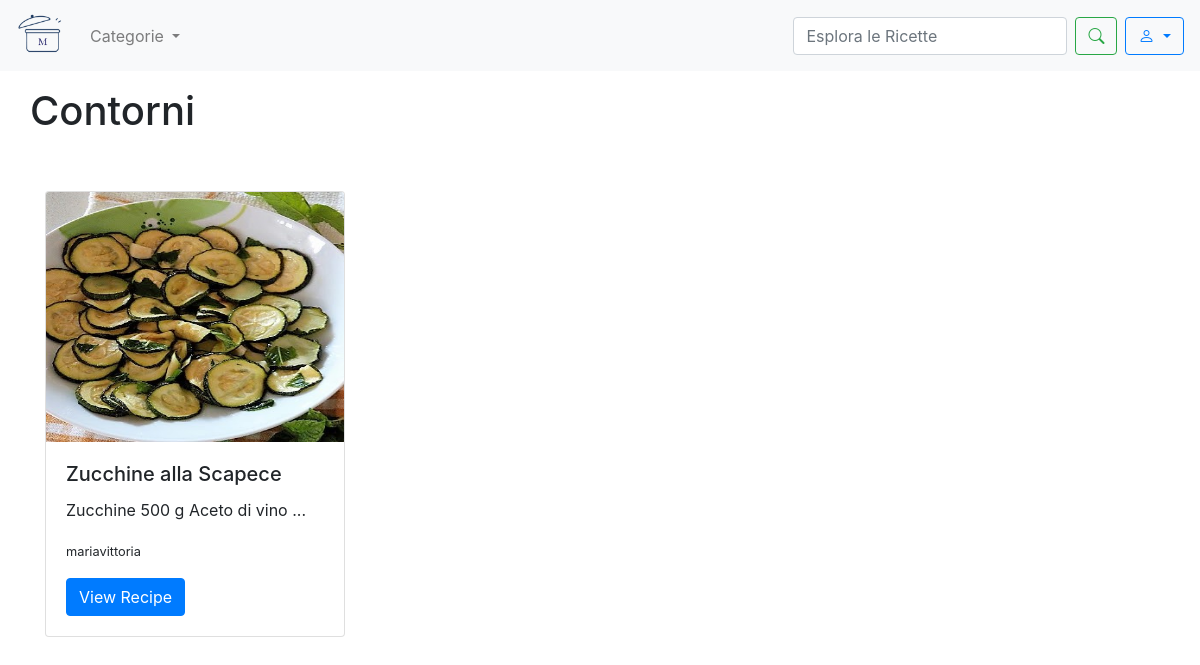
The app's page /contorni/ with its own data.
### sito/models.py (models this page shows, shortened)
class Recipe(models.Model):
    title = models.CharField(max_length=200)
    photo = models.ImageField(upload_to='recipes_photos/', blank=True, null=True)
    preparationtime = models.CharField(help_text="Totale tempo di preparazione (es: 1 hour 30 minutes)", max_length=200,
                                       blank=True, null=True)
    category = models.ForeignKey(Category, on_delete=models.CASCADE)
    user = models.ForeignKey('CustomUser', on_delete=models.CASCADE)
    ingredients = models.TextField()
    instructions = models.TextField()

class CustomUser(AbstractUser):
    profile_image = models.ImageField(upload_to='profile_images/', blank=True, null=True)
    def __str__(self):
        return self.username

### sito/views.py (the view)
# urls.py: path("contorni/", contorni, name='contorni'),
def contorni(request):
    category = Category.objects.get(name='Contorni')
    recipes = Recipe.objects.filter(category=category)
    context = {
        'recipes': recipes
    }
    return render(request, 'contorni.html', context)

### template/contorni.html (shortened to what this page needs)
<!DOCTYPE html>
{% load static %}
<html lang="it">
<head>
    <link rel="stylesheet" href="https://maxcdn.bootstrapcdn.com/bootstrap/4.5.2/css/bootstrap.min.css">
    <link rel="stylesheet" href="https://cdn.jsdelivr.net/npm/bootstrap-icons/font/bootstrap-icons.css">
</head>
<body>
    <nav class="navbar navbar-expand-lg navbar-light bg-light">
         <a class="navbar-brand" href="{% url 'homepage' %}">
            <img src="{% static 'images/logo.png' %}" alt="Logo" class="d-inline-block align-top" style="width: 50px">
        </a>
            <ul class="navbar-nav mr-auto">
                <li class="nav-item dropdown">
                  <div class="nav-link dropdown-toggle" role="button" data-toggle="dropdown" aria-expanded="false" id="CategoryDropdown">
                    Categorie
                  </div>
                </li>
            </ul>
            <form class="form-inline my-2 my-lg-0" method="GET" action="{% url 'search' %}">
                <input class="form-control mr-sm-2" type="search" name ="q" placeholder="Esplora le Ricette" aria-label="Search" required>
                <button class="btn btn-outline-success my-2 my-sm-0" type="submit"><i class="bi bi-search"></i></button>
            </form>
            <div class="dropdown ml-2">
                <button class="btn btn-outline-primary dropdown-toggle" type="button" id="userDropdown" data-toggle="dropdown" aria-haspopup="true" aria-expanded="false">
                    <i class="bi bi-person"></i>
                </button>
            </div>
    </nav>
    <div class="container mt-3">
        <div class="row">
            <h1 class="mx-0">Contorni</h1>
        </div>
    </div>
    <div class="container py-5">
        <div class="row">
            {% if recipes %}
                    {% for recipe in recipes %}
                    <div class="col-md-4 mb-4">
                        <div class="card mb-3" style="max-width: 300px;">
                                {% if recipe.photo %}
                                <img src=" {{ recipe.photo.url }} " class=" card-img-top rounded-start" alt="foto ricetta" style="max-height: 250px; overflow-y: hidden" >
                                {% else %}
                                <img src="{% static 'images/defaultrecipe.jpg' %}" class="card-img-top rounded-start" alt="foto ricetta" style="max-height: 250px; overflow-y: hidden">
                                {% endif %}
                                <div class="card-body">
                                    <h5 class="card-title">{{ recipe.title }}</h5>
                                    <p class="card-text">{{ recipe.ingredients|slice:":30" }}...</p>
                                    <p class="card-text"><small class="text-body-secondary">{{recipe.user}}</small></p>
                                    <a href="{% url 'recipe_detail' recipe.id %}" class="btn btn-primary">View Recipe</a>
                                </div>
                            </div>
                    </div>
                {% endfor %}
            {% else %}
                <p class="text-danger">Non ci sono ancora ricette in questa categoria. </p>
            {% endif %}
        </div>
    </div>
</body>
</html>

### records on screen
Recipe: photo (picture), title "Zucchine alla Scapece", ingredients "Zucchine 500 g Aceto di vino", user "mariavittoria"
